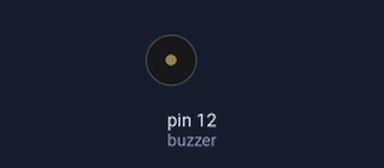
The sketch below on a simulated Arduino Uno, built with avr-gcc and run on an emulated ATmega328P. Shown: buzzer (waves = sounding, pin HIGH).

Above: at 5.0 s.
Timing chart, 0 to 13.0 s (numbered marks = the images above):
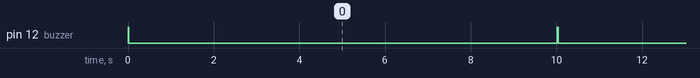

The sketch:

cv7.ino
```cpp
// Bzučák
// Bzučák můžeš využít kdykoli, pokud budeš chtít použít nějaký zvuk.
// Email:laskarduino@gmail.com
// Web:laskarduino.cz
/*/\/\/\/\/\/\/\/\/\/\/\/\/\/\/\/\/\/\/\/\/\/\/\/\/\/*/
int buzzer = 12; // číslo pinu bzučáku
void setup() {
  pinMode(buzzer, OUTPUT); // nastavení pinu bzučáku jako výstupu
}
void loop() {
  unsigned char i; // definuj proměnnou
    // generace frekvence
      digitalWrite(buzzer, HIGH);
      delay(20); // počkat 1ms
      digitalWrite(buzzer, LOW);
      delay(10000); // počkat 1ms
}
```

Measured:
- by itself, pin 12 (buzzer): alternates HIGH for 0.02 s and LOW for 10.0 s
